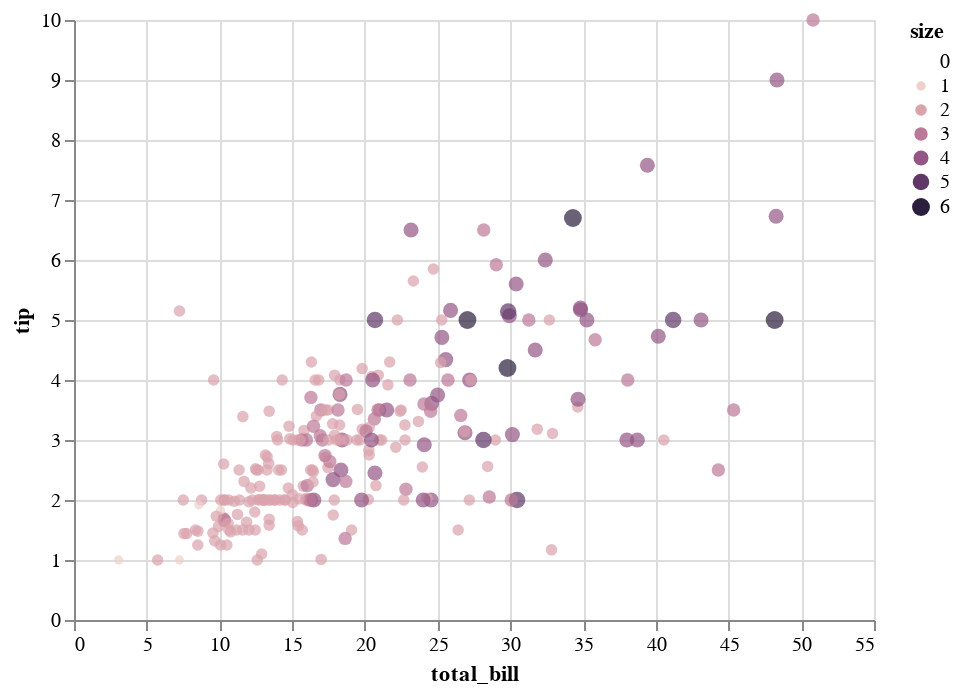

Here is the notebook cell this chart was saved with:
### Code cell
display(salt.scatterplot(x="total_bill", y="tip", hue="size", size="size", data=tips))
ax = sns.scatterplot(x="total_bill", y="tip", hue="size", size="size", data=tips)

### Figure 1 — Vega-Lite specification as saved in the notebook (floating-point values rounded to 4 significant figures; data arrays with more than 128 entries replaced by an {"elided": "..."} marker saying what was removed)
{"$schema": "https://vega.github.io/schema/vega-lite/v2.4.1.json", "config": {"range": {"ramp": {"elided": "256 str values"}}, "view": {"height": 300, "width": 400}}, "data": {"values": {"elided": "244 records"}}, "encoding": {"color": {"field": "size", "type": "quantitative"}, "size": {"field": "size", "scale": {"range": [10, 80]}, "type": "quantitative"}, "x": {"axis": {"title": "total_bill"}, "field": "total_bill", "type": "quantitative"}, "y": {"axis": {"title": "tip"}, "field": "tip", "type": "quantitative"}}, "mark": {"filled": true, "type": "point"}}
